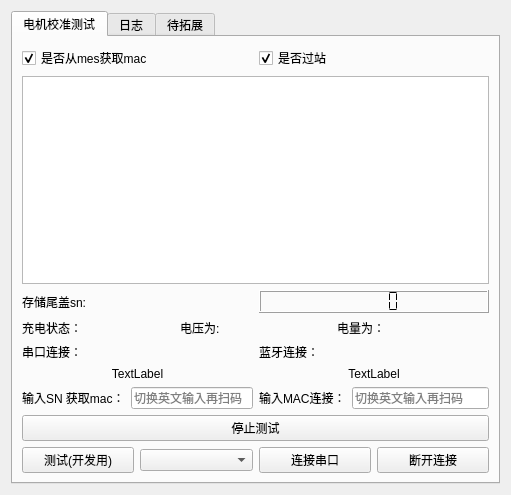
<?xml version="1.0" encoding="UTF-8"?>
<ui version="4.0">
 <class>motor</class>
 <widget class="QWidget" name="motor">
  <property name="geometry">
   <rect>
    <x>0</x>
    <y>0</y>
    <width>511</width>
    <height>495</height>
   </rect>
  </property>
  <property name="windowTitle">
   <string>Form</string>
  </property>
  <layout class="QGridLayout" name="gridLayout_4">
   <item row="0" column="0">
    <widget class="QTabWidget" name="tabWidget">
     <property name="currentIndex">
      <number>0</number>
     </property>
     <widget class="QWidget" name="tab">
      <attribute name="title">
       <string>电机校准测试</string>
      </attribute>
      <layout class="QGridLayout" name="gridLayout">
       <item row="2" column="1">
        <widget class="QLCDNumber" name="test_time">
         <property name="smallDecimalPoint">
          <bool>false</bool>
         </property>
         <property name="segmentStyle">
          <enum>QLCDNumber::Flat</enum>
         </property>
        </widget>
       </item>
       <item row="6" column="0" colspan="2">
        <layout class="QHBoxLayout" name="horizontalLayout_3">
         <item>
          <widget class="QLabel" name="test_result">
           <property name="text">
            <string>TextLabel</string>
           </property>
           <property name="alignment">
            <set>Qt::AlignCenter</set>
           </property>
          </widget>
         </item>
         <item>
          <widget class="QLabel" name="mes_state">
           <property name="text">
            <string>&lt;html&gt;&lt;head/&gt;&lt;body&gt;&lt;p align=&quot;center&quot;&gt;TextLabel&lt;/p&gt;&lt;/body&gt;&lt;/html&gt;</string>
           </property>
           <property name="alignment">
            <set>Qt::AlignCenter</set>
           </property>
          </widget>
         </item>
        </layout>
       </item>
       <item row="11" column="0" colspan="2">
        <layout class="QHBoxLayout" name="horizontalLayout_6">
         <item>
          <widget class="QPushButton" name="pushButton_2">
           <property name="text">
            <string>测试(开发用)</string>
           </property>
          </widget>
         </item>
         <item>
          <widget class="QComboBox" name="comNameCombo"/>
         </item>
         <item>
          <widget class="QPushButton" name="connectButton">
           <property name="text">
            <string>连接串口</string>
           </property>
          </widget>
         </item>
         <item>
          <widget class="QPushButton" name="disconnectButton">
           <property name="text">
            <string>断开连接</string>
           </property>
          </widget>
         </item>
        </layout>
       </item>
       <item row="3" column="0" colspan="2">
        <layout class="QHBoxLayout" name="horizontalLayout_14">
         <property name="topMargin">
          <number>0</number>
         </property>
         <item>
          <widget class="QLabel" name="battary_state">
           <property name="text">
            <string>充电状态：</string>
           </property>
          </widget>
         </item>
         <item>
          <widget class="QLabel" name="battary_voltage">
           <property name="text">
            <string>电压为:</string>
           </property>
          </widget>
         </item>
         <item>
          <widget class="QLabel" name="battary_value">
           <property name="text">
            <string>电量为：</string>
           </property>
          </widget>
         </item>
        </layout>
       </item>
       <item row="2" column="0">
        <widget class="QLabel" name="tail_sn">
         <property name="text">
          <string>存储尾盖sn:</string>
         </property>
        </widget>
       </item>
       <item row="7" column="0" colspan="2">
        <layout class="QHBoxLayout" name="horizontalLayout_9">
         <property name="topMargin">
          <number>0</number>
         </property>
         <item>
          <layout class="QHBoxLayout" name="horizontalLayout_2">
           <item>
            <widget class="QLabel" name="label_3">
             <property name="text">
              <string>输入SN 获取mac：</string>
             </property>
            </widget>
           </item>
           <item>
            <widget class="QLineEdit" name="getMac">
             <property name="placeholderText">
              <string>切换英文输入再扫码</string>
             </property>
            </widget>
           </item>
          </layout>
         </item>
         <item>
          <layout class="QHBoxLayout" name="horizontalLayout_5">
           <property name="topMargin">
            <number>0</number>
           </property>
           <item>
            <widget class="QLabel" name="label_2">
             <property name="text">
              <string>输入MAC连接：</string>
             </property>
            </widget>
           </item>
           <item>
            <widget class="QLineEdit" name="macInput">
             <property name="sizePolicy">
              <sizepolicy hsizetype="Expanding" vsizetype="Fixed">
               <horstretch>0</horstretch>
               <verstretch>0</verstretch>
              </sizepolicy>
             </property>
             <property name="inputMask">
              <string/>
             </property>
             <property name="text">
              <string/>
             </property>
             <property name="readOnly">
              <bool>false</bool>
             </property>
             <property name="placeholderText">
              <string>切换英文输入再扫码</string>
             </property>
            </widget>
           </item>
          </layout>
         </item>
        </layout>
       </item>
       <item row="10" column="0" colspan="2">
        <widget class="QPushButton" name="stopTest">
         <property name="text">
          <string>停止测试</string>
         </property>
        </widget>
       </item>
       <item row="1" column="0" colspan="2">
        <widget class="QTableWidget" name="testResultTable"/>
       </item>
       <item row="4" column="0" colspan="2">
        <layout class="QHBoxLayout" name="horizontalLayout">
         <property name="topMargin">
          <number>0</number>
         </property>
         <item>
          <widget class="QLabel" name="uartstate">
           <property name="sizePolicy">
            <sizepolicy hsizetype="Preferred" vsizetype="Preferred">
             <horstretch>0</horstretch>
             <verstretch>0</verstretch>
            </sizepolicy>
           </property>
           <property name="text">
            <string>串口连接：</string>
           </property>
          </widget>
         </item>
         <item>
          <widget class="QLabel" name="bleStatusLabel">
           <property name="text">
            <string>蓝牙连接：</string>
           </property>
          </widget>
         </item>
        </layout>
       </item>
       <item row="0" column="0" colspan="2">
        <layout class="QHBoxLayout" name="horizontalLayout_8">
         <item>
          <widget class="QCheckBox" name="isformmes">
           <property name="text">
            <string>是否从mes获取mac</string>
           </property>
           <property name="checked">
            <bool>true</bool>
           </property>
          </widget>
         </item>
         <item>
          <widget class="QCheckBox" name="isusemes">
           <property name="text">
            <string>是否过站</string>
           </property>
           <property name="checkable">
            <bool>true</bool>
           </property>
           <property name="checked">
            <bool>true</bool>
           </property>
          </widget>
         </item>
        </layout>
       </item>
      </layout>
     </widget>
     <widget class="QWidget" name="tab_3">
      <attribute name="title">
       <string>日志</string>
      </attribute>
      <layout class="QGridLayout" name="gridLayout_2">
       <item row="0" column="0">
        <layout class="QHBoxLayout" name="horizontalLayout_7">
         <item>
          <widget class="QPlainTextEdit" name="log"/>
         </item>
         <item>
          <widget class="QPlainTextEdit" name="msgEdit">
           <property name="sizePolicy">
            <sizepolicy hsizetype="Expanding" vsizetype="Expanding">
             <horstretch>0</horstretch>
             <verstretch>0</verstretch>
            </sizepolicy>
           </property>
           <property name="focusPolicy">
            <enum>Qt::NoFocus</enum>
           </property>
           <property name="readOnly">
            <bool>true</bool>
           </property>
          </widget>
         </item>
        </layout>
       </item>
      </layout>
     </widget>
     <widget class="QWidget" name="tab_2">
      <attribute name="title">
       <string>待拓展</string>
      </attribute>
      <layout class="QGridLayout" name="gridLayout_3">
       <item row="0" column="0" colspan="2">
        <layout class="QHBoxLayout" name="horizontalLayout_4">
         <property name="topMargin">
          <number>0</number>
         </property>
         <item>
          <widget class="QPushButton" name="motor_cali">
           <property name="text">
            <string>电机校准</string>
           </property>
          </widget>
         </item>
         <item>
          <widget class="QPushButton" name="end_cali">
           <property name="text">
            <string>结束校准</string>
           </property>
          </widget>
         </item>
         <item>
          <widget class="QPushButton" name="damping_close">
           <property name="text">
            <string>阻尼关</string>
           </property>
          </widget>
         </item>
         <item>
          <widget class="QPushButton" name="damping_open">
           <property name="text">
            <string>阻尼开</string>
           </property>
          </widget>
         </item>
        </layout>
       </item>
       <item row="1" column="1" rowspan="2">
        <widget class="QLineEdit" name="nfc_count">
         <property name="text">
          <string>0</string>
         </property>
        </widget>
       </item>
       <item row="2" column="0">
        <widget class="QLineEdit" name="nfc_mac">
         <property name="text">
          <string>3C:84:27:07:A8:D2</string>
         </property>
        </widget>
       </item>
       <item row="3" column="0">
        <widget class="QPushButton" name="nfc_write_read">
         <property name="text">
          <string>nfc读写</string>
         </property>
        </widget>
       </item>
       <item row="4" column="0">
        <widget class="QPushButton" name="clear_nfc_data">
         <property name="text">
          <string>清空nfc数据</string>
         </property>
        </widget>
       </item>
       <item row="1" column="0">
        <widget class="QCheckBox" name="ismotortest">
         <property name="text">
          <string>是否只进行电机测试</string>
         </property>
        </widget>
       </item>
      </layout>
     </widget>
    </widget>
   </item>
  </layout>
 </widget>
 <resources/>
 <connections/>
</ui>
